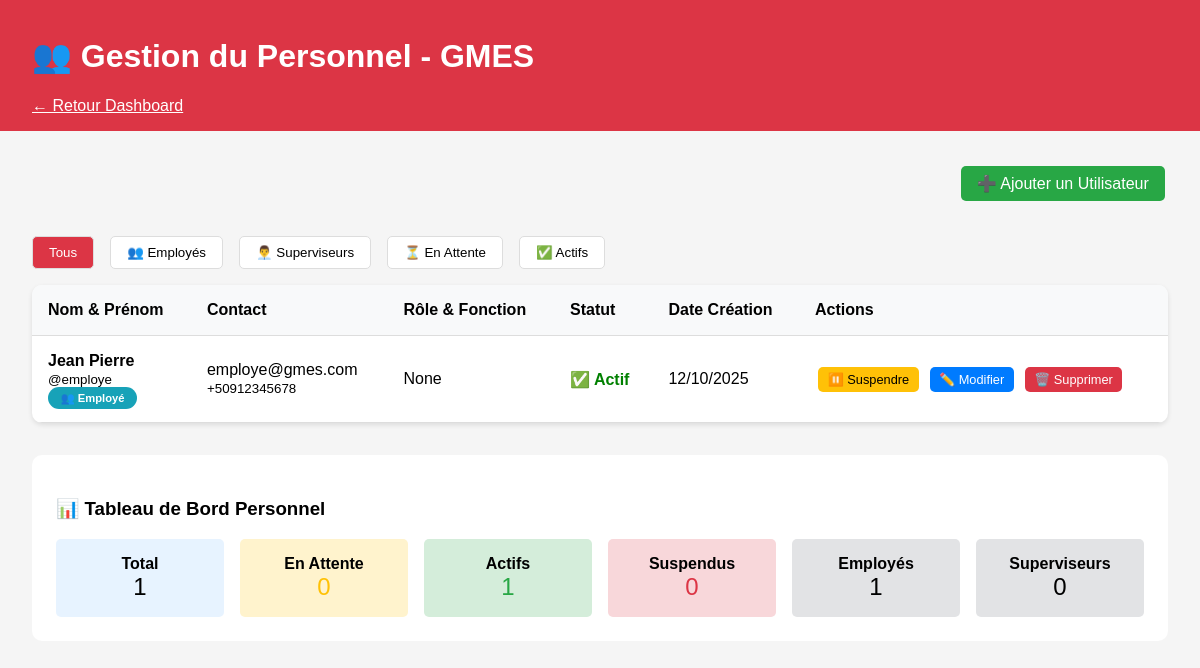
The page /admin/gerer-employes (signed in) on the database as committed earlier.
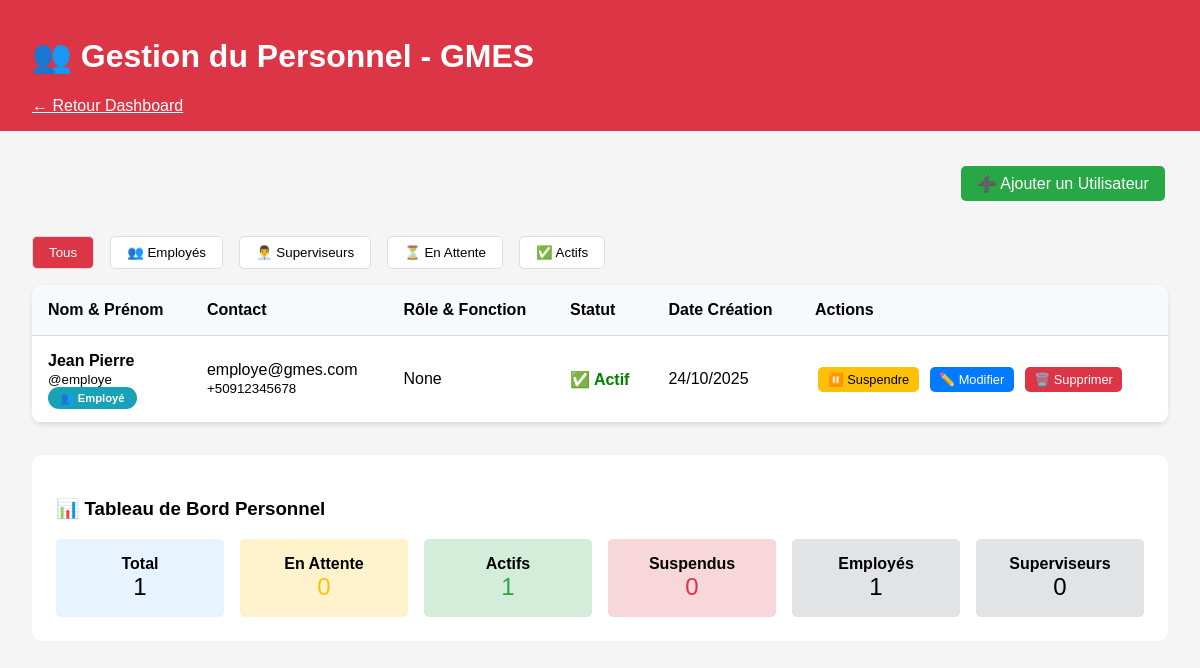
The same page on the database as committed later.
### app.py (models this page shows, shortened)
class User(UserMixin, db.Model):
    __tablename__ = 'users'
    id = db.Column(db.Integer, primary_key=True)
    username = db.Column(db.String(80), unique=True, nullable=True)
    email = db.Column(db.String(120), unique=True)
    password_hash = db.Column(db.String(255))
    fonction = db.Column(db.String(50))  # caissier, conseiller, etc.
    role = db.Column(db.String(20), default='client')  # client, employe, admin, superviseur
    statut = db.Column(db.String(20), default='actif')  # 'actif', 'en_attente', 'inactif'
    approuve_par = db.Column(db.Integer, db.ForeignKey('users.id'), nullable=True)  # Admin qui a approuvé
    date_approbation = db.Column(db.DateTime, nullable=True)
    permissions = db.Column(db.Text)  # Stocke les permissions en JSON
    nom = db.Column(db.String(100))
    prenom = db.Column(db.String(100))
    telephone = db.Column(db.String(20))
    date_creation = db.Column(db.DateTime, default=datetime.utcnow)
    groupe_id = db.Column(db.Integer, db.ForeignKey('groupes.id'), nullable=True)
    code_client = db.Column(db.String(20), unique=True, nullable=True)
    adresse = db.Column(db.Text)
    cin = db.Column(db.String(50), unique=True, nullable=True)
    date_naissance = db.Column(db.DateTime, nullable=True)
    profession = db.Column(db.String(100))
    revenu_mensuel = db.Column(db.Float, default=0)
    date_inscription = db.Column(db.DateTime, default=datetime.utcnow)
    groupe_id = db.Column(db.Integer, db.ForeignKey('groupes.id'), nullable=True)
    depenses_mensuelles = db.Column(db.Float, default=0)
    capacite_remboursement = db.Column(db.Float, default=0)
    photo_id = db.Column(db.String(255))
    photo_selfie = db.Column(db.String(255))
    verification_faciale = db.Column(db.Boolean, default=False)
    score_verification = db.Column(db.Float, default=0)

### app.py (the view)
@app.route('/admin/gerer-employes')
@login_required
def gerer_employes():
    if current_user.role != 'admin':
        return redirect(url_for('tableau_de_bord'))
    utilisateurs = User.query.filter(User.role.in_(['employe', 'superviseur'])).all()
    stats = {
        'total': len(utilisateurs),
        'en_attente': len([u for u in utilisateurs if u.statut == 'en_attente']),
        'actifs': len([u for u in utilisateurs if u.statut == 'actif']),
        'suspendus': len([u for u in utilisateurs if u.statut == 'suspendu']),
        'employes': len([u for u in utilisateurs if u.role == 'employe']),
        'superviseurs': len([u for u in utilisateurs if u.role == 'superviseur'])
    }
    return render_template('gerer_employes.html', utilisateurs=utilisateurs, stats=stats)

### app.py (called while the page is built)
@login_manager.user_loader
def load_user(user_id):
    return db.session.get(User, int(user_id))  # ← Version moderne au lieu de User.query.get()

@app.before_request
def list_routes():
    if not hasattr(app, 'routes_listed'):
        print("=== ROUTES DISPONIBLES ===")
        for rule in app.url_map.iter_rules():
            print(f"{rule.rule} -> {rule.endpoint}")
        print("==========================")
        app.routes_listed = True

### templates/gerer_employes.html (shortened to what the changed rows need)
<!DOCTYPE html>
<html lang="fr">
<head>
</head>
<body>
    <div class="header">
        <h1>👥 Gestion du Personnel - GMES</h1>
    </div>
    <div class="container">
        <div class="table">
            <table style="width: 100%; border-collapse: collapse;">
                <thead>
                    <tr style="background: #f8f9fa;">
                        <th>Nom & Prénom</th>
                        <th>Contact</th>
                        <th>Rôle & Fonction</th>
                        <th>Statut</th>
                        <th>Date Création</th>
                        <th>Actions</th>
                    </tr>
                </thead>
                <tbody>
                    {% for user in utilisateurs %}
                    <tr class="user-row" data-role="{{ user.role }}" data-statut="{{ user.statut }}">
                        <td>
                            <strong>{{ user.prenom }} {{ user.nom }}</strong>
                            <br>
                            <small>@{{ user.username }}</small>
                            <br>
                            <span class="badge {% if user.role == 'superviseur' %}badge-superviseur{% else %}badge-employe{% endif %}">
                                {% if user.role == 'superviseur' %}👨‍💼 Superviseur{% else %}👥 Employé{% endif %}
                            </span>
                        </td>
                        <td>
                            {{ user.email }}<br>
                            <small>{{ user.telephone or 'Non renseigné' }}</small>
                        </td>
                        <td>
                            {% if user.fonction == 'caissier' %}🏦 Caissier
                            {% elif user.fonction == 'analyste_credit' %}📊 Analyste Crédit
                            {% elif user.fonction == 'conseiller' %}👥 Conseiller
                            {% elif user.fonction == 'gestionnaire_groupe' %}🎯 Gestionnaire
                            {% elif user.fonction == 'rapports' %}📈 Rapports
                            {% elif user.fonction == 'superviseur' %}👨‍💼 Superviseur
                            {% else %}{{ user.fonction }}{% endif %}
                        </td>
                        <td>
                            {% if user.statut == 'actif' %}
                                <span class="statut-actif">✅ Actif</span>
                            {% elif user.statut == 'suspendu' %}
                                <span class="statut-suspendu">⏸️ Suspendu</span>
                            {% else %}
                                <span class="statut-attente">⏳ En attente</span>
                            {% endif %}
                        </td>
                        <td>{{ user.date_creation.strftime('%d/%m/%Y') }}</td>
                        <td>
                            {% if user.statut == 'actif' %}
                                <a href="{{ url_for('suspendre_utilisateur', user_id=user.id) }}"
                                   class="btn btn-warning btn-sm"
                                   onclick="return confirm('Suspendre {{ user.prenom }} {{ user.nom }} ?')">
                                   ⏸️ Suspendre
                                </a>
                            {% elif user.statut == 'suspendu' %}
                                <a href="{{ url_for('approver_utilisateur', user_id=user.id) }}"
                                   class="btn btn-success btn-sm"
                                   onclick="return confirm('Réactiver {{ user.prenom }} {{ user.nom }} ?')">
                                   🔄 Réactiver
                                </a>
                            {% endif %}
                            <a href="{{ url_for('modifier_employe', employe_id=user.id) }}"
                               class="btn btn-primary btn-sm">✏️ Modifier</a>
                            <a href="{{ url_for('supprimer_employe', employe_id=user.id) }}"
                               class="btn btn-danger btn-sm"
                               onclick="return confirm('Supprimer définitivement {{ user.prenom }} {{ user.nom }} ?')">
                               🗑️ Supprimer
                            </a>
                        </td>
                    </tr>
                    {% endfor %}
                </tbody>
            </table>
        </div>
    </div>
</body>
</html>

Rows that differ between the two databases and show on the page:
changed User "Jean": date_creation "12/10/2025" → "24/10/2025"
